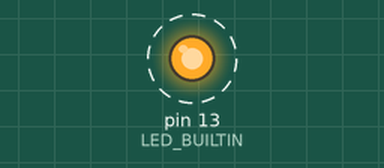
Simulated run of this sketch. Board: Arduino Uno, built with avr-gcc and run on an emulated ATmega328P. Parts: output pins drawn as LEDs (lit = HIGH). Dashed ring = blinking.

Above: at 0.2 s.
Timing chart, 0 to 3.0 s (numbered marks = the images above):
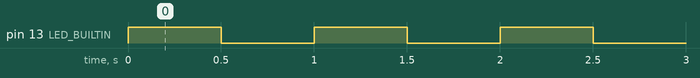

Measured:
- by itself, pin 13 (LED_BUILTIN): alternates HIGH for 0.50 s and LOW for 0.50 s

The sketch:

Serial_BT_PassThrough.ino
```cpp
/*  Basically do nothing except to set pin-1 as an input
    (to ensure hi impedance condition)

    Instructions:
    - Give proper +5V and GND to the GPS module
    - Connect GPS TXD pin to the pin-1 of Arduino UNO
*/

void setup() {
  // put your setup code here, to run once:
  pinMode(0,INPUT);
  pinMode(1,INPUT);
  pinMode(LED_BUILTIN, OUTPUT);
}

void loop() {
  // put your main code here, to run repeatedly:
  digitalWrite(LED_BUILTIN, HIGH);
  delay(500);
  digitalWrite(LED_BUILTIN, LOW);
  delay(500);
}
```
